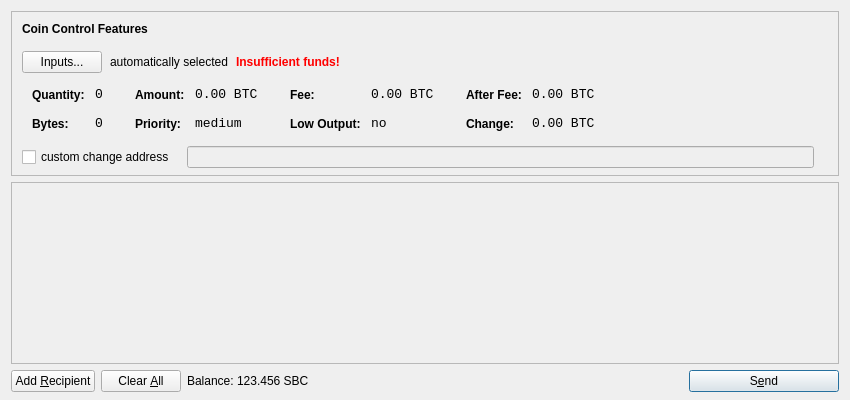
<?xml version="1.0" encoding="UTF-8"?>
<ui version="4.0">
 <class>SendCoinsDialog</class>
 <widget class="QDialog" name="SendCoinsDialog">
  <property name="geometry">
   <rect>
    <x>0</x>
    <y>0</y>
    <width>850</width>
    <height>400</height>
   </rect>
  </property>
  <property name="windowTitle">
   <string>Send Coins</string>
  </property>
  <layout class="QVBoxLayout" name="verticalLayout" stretch="0,1,0">
   <property name="bottomMargin">
    <number>8</number>
   </property>
   <item>
    <widget class="QFrame" name="frameCoinControl">
     <property name="sizePolicy">
      <sizepolicy hsizetype="Expanding" vsizetype="Expanding">
       <horstretch>0</horstretch>
       <verstretch>0</verstretch>
      </sizepolicy>
     </property>
     <property name="maximumSize">
      <size>
       <width>16777215</width>
       <height>16777215</height>
      </size>
     </property>
     <property name="frameShape">
      <enum>QFrame::StyledPanel</enum>
     </property>
     <property name="frameShadow">
      <enum>QFrame::Sunken</enum>
     </property>
     <layout class="QVBoxLayout" name="verticalLayoutCoinControl2">
      <property name="spacing">
       <number>-1</number>
      </property>
      <property name="leftMargin">
       <number>0</number>
      </property>
      <property name="topMargin">
       <number>0</number>
      </property>
      <property name="rightMargin">
       <number>0</number>
      </property>
      <property name="bottomMargin">
       <number>6</number>
      </property>
      <item>
       <layout class="QVBoxLayout" name="verticalLayoutCoinControl" stretch="0,0,0,0,1">
        <property name="spacing">
         <number>0</number>
        </property>
        <property name="leftMargin">
         <number>10</number>
        </property>
        <property name="topMargin">
         <number>10</number>
        </property>
        <item>
         <layout class="QHBoxLayout" name="horizontalLayoutCoinControl1">
          <property name="bottomMargin">
           <number>15</number>
          </property>
          <item>
           <widget class="QLabel" name="labelCoinControlFeatures">
            <property name="sizePolicy">
             <sizepolicy hsizetype="Preferred" vsizetype="Maximum">
              <horstretch>0</horstretch>
              <verstretch>0</verstretch>
             </sizepolicy>
            </property>
            <property name="font">
             <font>
              <weight>75</weight>
              <bold>true</bold>
             </font>
            </property>
            <property name="styleSheet">
             <string notr="true">font-weight:bold;</string>
            </property>
            <property name="text">
             <string>Coin Control Features</string>
            </property>
           </widget>
          </item>
         </layout>
        </item>
        <item>
         <layout class="QHBoxLayout" name="horizontalLayoutCoinControl2" stretch="0,0,0,0">
          <property name="spacing">
           <number>8</number>
          </property>
          <property name="bottomMargin">
           <number>10</number>
          </property>
          <item>
           <widget class="QPushButton" name="pushButtonCoinControl">
            <property name="styleSheet">
             <string notr="true"/>
            </property>
            <property name="text">
             <string>Inputs...</string>
            </property>
           </widget>
          </item>
          <item>
           <widget class="QLabel" name="labelCoinControlAutomaticallySelected">
            <property name="text">
             <string>automatically selected</string>
            </property>
            <property name="margin">
             <number>5</number>
            </property>
           </widget>
          </item>
          <item>
           <widget class="QLabel" name="labelCoinControlInsuffFunds">
            <property name="font">
             <font>
              <weight>75</weight>
              <bold>true</bold>
             </font>
            </property>
            <property name="styleSheet">
             <string notr="true">color:red;font-weight:bold;</string>
            </property>
            <property name="text">
             <string>Insufficient funds!</string>
            </property>
            <property name="margin">
             <number>5</number>
            </property>
           </widget>
          </item>
          <item>
           <spacer name="horizontalSpacerCoinControl">
            <property name="orientation">
             <enum>Qt::Horizontal</enum>
            </property>
            <property name="sizeHint" stdset="0">
             <size>
              <width>40</width>
              <height>1</height>
             </size>
            </property>
           </spacer>
          </item>
         </layout>
        </item>
        <item>
         <widget class="QWidget" name="widgetCoinControl" native="true">
          <property name="sizePolicy">
           <sizepolicy hsizetype="Preferred" vsizetype="Preferred">
            <horstretch>0</horstretch>
            <verstretch>0</verstretch>
           </sizepolicy>
          </property>
          <property name="minimumSize">
           <size>
            <width>0</width>
            <height>0</height>
           </size>
          </property>
          <property name="styleSheet">
           <string notr="true"/>
          </property>
          <layout class="QHBoxLayout" name="horizontalLayoutCoinControl5">
           <property name="margin">
            <number>0</number>
           </property>
           <item>
            <layout class="QHBoxLayout" name="horizontalLayoutCoinControl3" stretch="0,0,0,1">
             <property name="spacing">
              <number>20</number>
             </property>
             <property name="topMargin">
              <number>0</number>
             </property>
             <property name="bottomMargin">
              <number>10</number>
             </property>
             <item>
              <layout class="QFormLayout" name="formLayoutCoinControl1">
               <property name="horizontalSpacing">
                <number>10</number>
               </property>
               <property name="verticalSpacing">
                <number>14</number>
               </property>
               <property name="leftMargin">
                <number>10</number>
               </property>
               <property name="topMargin">
                <number>4</number>
               </property>
               <property name="rightMargin">
                <number>6</number>
               </property>
               <item row="0" column="0">
                <widget class="QLabel" name="labelCoinControlQuantityText">
                 <property name="styleSheet">
                  <string notr="true">font-weight:bold;</string>
                 </property>
                 <property name="text">
                  <string>Quantity:</string>
                 </property>
                 <property name="margin">
                  <number>0</number>
                 </property>
                </widget>
               </item>
               <item row="0" column="1">
                <widget class="QLabel" name="labelCoinControlQuantity">
                 <property name="font">
                  <font>
                   <family>Monospace</family>
                   <pointsize>10</pointsize>
                  </font>
                 </property>
                 <property name="cursor">
                  <cursorShape>IBeamCursor</cursorShape>
                 </property>
                 <property name="contextMenuPolicy">
                  <enum>Qt::ActionsContextMenu</enum>
                 </property>
                 <property name="text">
                  <string notr="true">0</string>
                 </property>
                 <property name="margin">
                  <number>0</number>
                 </property>
                 <property name="textInteractionFlags">
                  <set>Qt::LinksAccessibleByMouse|Qt::TextSelectableByKeyboard|Qt::TextSelectableByMouse</set>
                 </property>
                </widget>
               </item>
               <item row="1" column="0">
                <widget class="QLabel" name="labelCoinControlBytesText">
                 <property name="styleSheet">
                  <string notr="true">font-weight:bold;</string>
                 </property>
                 <property name="text">
                  <string>Bytes:</string>
                 </property>
                </widget>
               </item>
               <item row="1" column="1">
                <widget class="QLabel" name="labelCoinControlBytes">
                 <property name="font">
                  <font>
                   <family>Monospace</family>
                   <pointsize>10</pointsize>
                  </font>
                 </property>
                 <property name="cursor">
                  <cursorShape>IBeamCursor</cursorShape>
                 </property>
                 <property name="contextMenuPolicy">
                  <enum>Qt::ActionsContextMenu</enum>
                 </property>
                 <property name="text">
                  <string notr="true">0</string>
                 </property>
                 <property name="textInteractionFlags">
                  <set>Qt::LinksAccessibleByMouse|Qt::TextSelectableByKeyboard|Qt::TextSelectableByMouse</set>
                 </property>
                </widget>
               </item>
              </layout>
             </item>
             <item>
              <layout class="QFormLayout" name="formLayoutCoinControl2">
               <property name="horizontalSpacing">
                <number>10</number>
               </property>
               <property name="verticalSpacing">
                <number>14</number>
               </property>
               <property name="leftMargin">
                <number>6</number>
               </property>
               <property name="topMargin">
                <number>4</number>
               </property>
               <property name="rightMargin">
                <number>6</number>
               </property>
               <item row="0" column="0">
                <widget class="QLabel" name="labelCoinControlAmountText">
                 <property name="styleSheet">
                  <string notr="true">font-weight:bold;</string>
                 </property>
                 <property name="text">
                  <string>Amount:</string>
                 </property>
                 <property name="margin">
                  <number>0</number>
                 </property>
                </widget>
               </item>
               <item row="0" column="1">
                <widget class="QLabel" name="labelCoinControlAmount">
                 <property name="font">
                  <font>
                   <family>Monospace</family>
                   <pointsize>10</pointsize>
                  </font>
                 </property>
                 <property name="cursor">
                  <cursorShape>IBeamCursor</cursorShape>
                 </property>
                 <property name="contextMenuPolicy">
                  <enum>Qt::ActionsContextMenu</enum>
                 </property>
                 <property name="text">
                  <string notr="true">0.00 BTC</string>
                 </property>
                 <property name="textInteractionFlags">
                  <set>Qt::LinksAccessibleByMouse|Qt::TextSelectableByKeyboard|Qt::TextSelectableByMouse</set>
                 </property>
                </widget>
               </item>
               <item row="1" column="0">
                <widget class="QLabel" name="labelCoinControlPriorityText">
                 <property name="styleSheet">
                  <string notr="true">font-weight:bold;</string>
                 </property>
                 <property name="text">
                  <string>Priority:</string>
                 </property>
                </widget>
               </item>
               <item row="1" column="1">
                <widget class="QLabel" name="labelCoinControlPriority">
                 <property name="font">
                  <font>
                   <family>Monospace</family>
                   <pointsize>10</pointsize>
                  </font>
                 </property>
                 <property name="cursor">
                  <cursorShape>IBeamCursor</cursorShape>
                 </property>
                 <property name="contextMenuPolicy">
                  <enum>Qt::ActionsContextMenu</enum>
                 </property>
                 <property name="text">
                  <string>medium</string>
                 </property>
                 <property name="textInteractionFlags">
                  <set>Qt::LinksAccessibleByMouse|Qt::TextSelectableByKeyboard|Qt::TextSelectableByMouse</set>
                 </property>
                </widget>
               </item>
              </layout>
             </item>
             <item>
              <layout class="QFormLayout" name="formLayoutCoinControl3">
               <property name="horizontalSpacing">
                <number>10</number>
               </property>
               <property name="verticalSpacing">
                <number>14</number>
               </property>
               <property name="leftMargin">
                <number>6</number>
               </property>
               <property name="topMargin">
                <number>4</number>
               </property>
               <property name="rightMargin">
                <number>6</number>
               </property>
               <item row="0" column="0">
                <widget class="QLabel" name="labelCoinControlFeeText">
                 <property name="styleSheet">
                  <string notr="true">font-weight:bold;</string>
                 </property>
                 <property name="text">
                  <string>Fee:</string>
                 </property>
                 <property name="margin">
                  <number>0</number>
                 </property>
                </widget>
               </item>
               <item row="0" column="1">
                <widget class="QLabel" name="labelCoinControlFee">
                 <property name="font">
                  <font>
                   <family>Monospace</family>
                   <pointsize>10</pointsize>
                  </font>
                 </property>
                 <property name="cursor">
                  <cursorShape>IBeamCursor</cursorShape>
                 </property>
                 <property name="contextMenuPolicy">
                  <enum>Qt::ActionsContextMenu</enum>
                 </property>
                 <property name="text">
                  <string notr="true">0.00 BTC</string>
                 </property>
                 <property name="textInteractionFlags">
                  <set>Qt::LinksAccessibleByMouse|Qt::TextSelectableByKeyboard|Qt::TextSelectableByMouse</set>
                 </property>
                </widget>
               </item>
               <item row="1" column="0">
                <widget class="QLabel" name="labelCoinControlLowOutputText">
                 <property name="styleSheet">
                  <string notr="true">font-weight:bold;</string>
                 </property>
                 <property name="text">
                  <string>Low Output:</string>
                 </property>
                </widget>
               </item>
               <item row="1" column="1">
                <widget class="QLabel" name="labelCoinControlLowOutput">
                 <property name="font">
                  <font>
                   <family>Monospace</family>
                   <pointsize>10</pointsize>
                  </font>
                 </property>
                 <property name="cursor">
                  <cursorShape>IBeamCursor</cursorShape>
                 </property>
                 <property name="contextMenuPolicy">
                  <enum>Qt::ActionsContextMenu</enum>
                 </property>
                 <property name="text">
                  <string>no</string>
                 </property>
                 <property name="textInteractionFlags">
                  <set>Qt::LinksAccessibleByMouse|Qt::TextSelectableByKeyboard|Qt::TextSelectableByMouse</set>
                 </property>
                </widget>
               </item>
              </layout>
             </item>
             <item>
              <layout class="QFormLayout" name="formLayoutCoinControl4">
               <property name="horizontalSpacing">
                <number>10</number>
               </property>
               <property name="verticalSpacing">
                <number>14</number>
               </property>
               <property name="leftMargin">
                <number>6</number>
               </property>
               <property name="topMargin">
                <number>4</number>
               </property>
               <property name="rightMargin">
                <number>6</number>
               </property>
               <item row="0" column="0">
                <widget class="QLabel" name="labelCoinControlAfterFeeText">
                 <property name="styleSheet">
                  <string notr="true">font-weight:bold;</string>
                 </property>
                 <property name="text">
                  <string>After Fee:</string>
                 </property>
                 <property name="margin">
                  <number>0</number>
                 </property>
                </widget>
               </item>
               <item row="0" column="1">
                <widget class="QLabel" name="labelCoinControlAfterFee">
                 <property name="font">
                  <font>
                   <family>Monospace</family>
                   <pointsize>10</pointsize>
                  </font>
                 </property>
                 <property name="cursor">
                  <cursorShape>IBeamCursor</cursorShape>
                 </property>
                 <property name="contextMenuPolicy">
                  <enum>Qt::ActionsContextMenu</enum>
                 </property>
                 <property name="text">
                  <string notr="true">0.00 BTC</string>
                 </property>
                 <property name="textInteractionFlags">
                  <set>Qt::LinksAccessibleByMouse|Qt::TextSelectableByKeyboard|Qt::TextSelectableByMouse</set>
                 </property>
                </widget>
               </item>
               <item row="1" column="0">
                <widget class="QLabel" name="labelCoinControlChangeText">
                 <property name="styleSheet">
                  <string notr="true">font-weight:bold;</string>
                 </property>
                 <property name="text">
                  <string>Change:</string>
                 </property>
                </widget>
               </item>
               <item row="1" column="1">
                <widget class="QLabel" name="labelCoinControlChange">
                 <property name="font">
                  <font>
                   <family>Monospace</family>
                   <pointsize>10</pointsize>
                  </font>
                 </property>
                 <property name="cursor">
                  <cursorShape>IBeamCursor</cursorShape>
                 </property>
                 <property name="contextMenuPolicy">
                  <enum>Qt::ActionsContextMenu</enum>
                 </property>
                 <property name="text">
                  <string notr="true">0.00 BTC</string>
                 </property>
                 <property name="textInteractionFlags">
                  <set>Qt::LinksAccessibleByMouse|Qt::TextSelectableByKeyboard|Qt::TextSelectableByMouse</set>
                 </property>
                </widget>
               </item>
              </layout>
             </item>
            </layout>
           </item>
          </layout>
         </widget>
        </item>
        <item>
         <layout class="QHBoxLayout" name="horizontalLayoutCoinControl4" stretch="0,0,0">
          <property name="spacing">
           <number>12</number>
          </property>
          <property name="sizeConstraint">
           <enum>QLayout::SetDefaultConstraint</enum>
          </property>
          <property name="topMargin">
           <number>5</number>
          </property>
          <property name="rightMargin">
           <number>5</number>
          </property>
          <item>
           <widget class="QCheckBox" name="checkBoxCoinControlChange">
            <property name="text">
             <string>custom change address</string>
            </property>
           </widget>
          </item>
          <item>
           <widget class="QLineEdit" name="lineEditCoinControlChange">
            <property name="enabled">
             <bool>false</bool>
            </property>
            <property name="sizePolicy">
             <sizepolicy hsizetype="Expanding" vsizetype="Fixed">
              <horstretch>0</horstretch>
              <verstretch>0</verstretch>
             </sizepolicy>
            </property>
           </widget>
          </item>
          <item>
           <widget class="QLabel" name="labelCoinControlChangeLabel">
            <property name="sizePolicy">
             <sizepolicy hsizetype="Preferred" vsizetype="Expanding">
              <horstretch>0</horstretch>
              <verstretch>0</verstretch>
             </sizepolicy>
            </property>
            <property name="minimumSize">
             <size>
              <width>0</width>
              <height>0</height>
             </size>
            </property>
            <property name="text">
             <string/>
            </property>
            <property name="margin">
             <number>3</number>
            </property>
           </widget>
          </item>
         </layout>
        </item>
        <item>
         <spacer name="verticalSpacerCoinControl">
          <property name="orientation">
           <enum>Qt::Vertical</enum>
          </property>
          <property name="sizeHint" stdset="0">
           <size>
            <width>800</width>
            <height>1</height>
           </size>
          </property>
         </spacer>
        </item>
       </layout>
      </item>
     </layout>
    </widget>
   </item>
   <item>
    <widget class="QScrollArea" name="scrollArea">
     <property name="widgetResizable">
      <bool>true</bool>
     </property>
     <widget class="QWidget" name="scrollAreaWidgetContents">
      <property name="geometry">
       <rect>
        <x>0</x>
        <y>0</y>
        <width>830</width>
        <height>165</height>
       </rect>
      </property>
      <layout class="QVBoxLayout" name="verticalLayout_2">
       <property name="margin">
        <number>0</number>
       </property>
       <item>
        <layout class="QVBoxLayout" name="entries">
         <property name="spacing">
          <number>6</number>
         </property>
        </layout>
       </item>
       <item>
        <spacer name="verticalSpacer">
         <property name="orientation">
          <enum>Qt::Vertical</enum>
         </property>
         <property name="sizeHint" stdset="0">
          <size>
           <width>20</width>
           <height>40</height>
          </size>
         </property>
        </spacer>
       </item>
      </layout>
     </widget>
    </widget>
   </item>
   <item>
    <layout class="QHBoxLayout" name="horizontalLayout">
     <item>
      <widget class="QPushButton" name="addButton">
       <property name="toolTip">
        <string>Send to multiple recipients at once</string>
       </property>
       <property name="text">
        <string>Add &amp;Recipient</string>
       </property>
       <property name="icon">
        <iconset resource="../bitcoin.qrc">
         <normaloff>:/icons/add</normaloff>:/icons/add</iconset>
       </property>
       <property name="autoDefault">
        <bool>false</bool>
       </property>
      </widget>
     </item>
     <item>
      <widget class="QPushButton" name="clearButton">
       <property name="sizePolicy">
        <sizepolicy hsizetype="Minimum" vsizetype="Fixed">
         <horstretch>0</horstretch>
         <verstretch>0</verstretch>
        </sizepolicy>
       </property>
       <property name="toolTip">
        <string>Remove all transaction fields</string>
       </property>
       <property name="text">
        <string>Clear &amp;All</string>
       </property>
       <property name="icon">
        <iconset resource="../bitcoin.qrc">
         <normaloff>:/icons/remove</normaloff>:/icons/remove</iconset>
       </property>
       <property name="autoRepeatDelay">
        <number>300</number>
       </property>
       <property name="autoDefault">
        <bool>false</bool>
       </property>
      </widget>
     </item>
     <item>
      <layout class="QHBoxLayout" name="horizontalLayout_2">
       <property name="spacing">
        <number>3</number>
       </property>
       <item>
        <widget class="QLabel" name="label">
         <property name="text">
          <string>Balance:</string>
         </property>
        </widget>
       </item>
       <item>
        <widget class="QLabel" name="labelBalance">
         <property name="cursor">
          <cursorShape>IBeamCursor</cursorShape>
         </property>
         <property name="text">
          <string>123.456 SBC</string>
         </property>
         <property name="textInteractionFlags">
          <set>Qt::LinksAccessibleByMouse|Qt::TextSelectableByKeyboard|Qt::TextSelectableByMouse</set>
         </property>
        </widget>
       </item>
      </layout>
     </item>
     <item>
      <spacer name="horizontalSpacer">
       <property name="orientation">
        <enum>Qt::Horizontal</enum>
       </property>
       <property name="sizeHint" stdset="0">
        <size>
         <width>40</width>
         <height>20</height>
        </size>
       </property>
      </spacer>
     </item>
     <item>
      <widget class="QPushButton" name="sendButton">
       <property name="minimumSize">
        <size>
         <width>150</width>
         <height>0</height>
        </size>
       </property>
       <property name="toolTip">
        <string>Confirm the send action</string>
       </property>
       <property name="text">
        <string>S&amp;end</string>
       </property>
       <property name="icon">
        <iconset resource="../bitcoin.qrc">
         <normaloff>:/icons/send</normaloff>:/icons/send</iconset>
       </property>
       <property name="default">
        <bool>true</bool>
       </property>
      </widget>
     </item>
    </layout>
   </item>
  </layout>
 </widget>
 <resources>
  <include location="../bitcoin.qrc"/>
 </resources>
 <connections/>
</ui>
